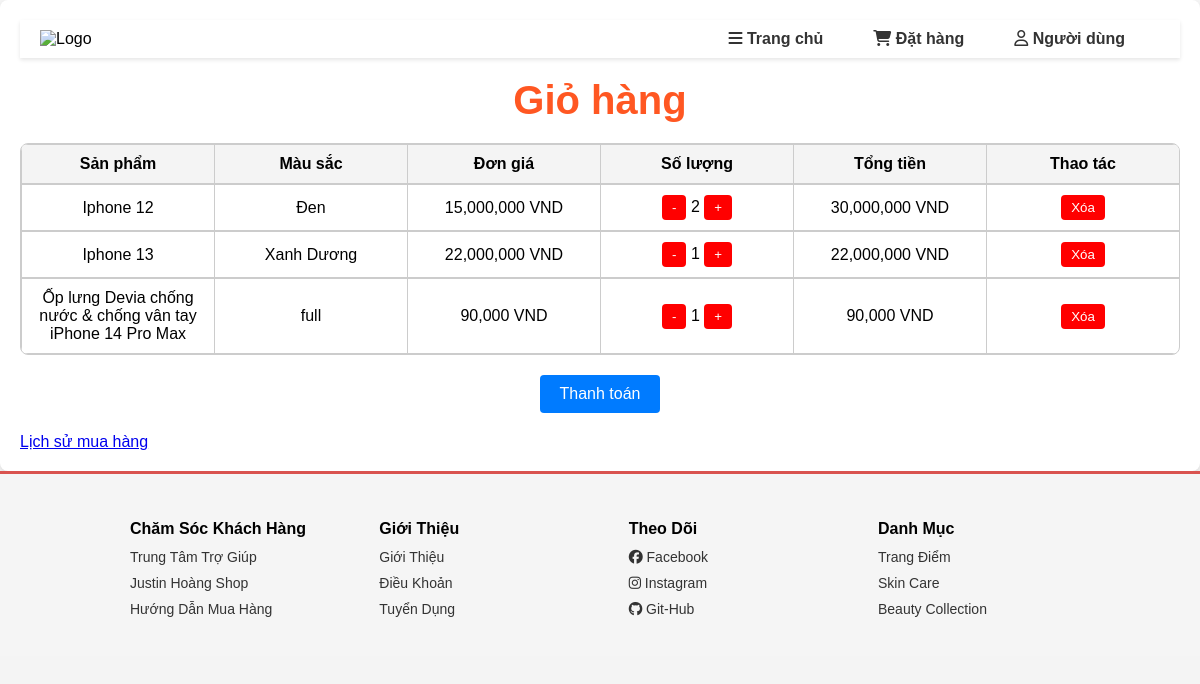
Page /views/order_process.php (signed in) on the committed database.
### tables this page shows
CREATE TABLE `cart` (
  `CartID` int(11) NOT NULL,
  `UserID` int(11) DEFAULT NULL,
  `ProductID` int(11) DEFAULT NULL,
  `Quantity` int(11) NOT NULL
);

CREATE TABLE `products` (
  `ProductID` int(11) NOT NULL,
  `Name` varchar(255) NOT NULL,
  `Color` varchar(50) DEFAULT NULL,
  `Price` decimal(10,2) NOT NULL,
  `Stock` int(11) DEFAULT 0,
  `Image` varchar(255) DEFAULT NULL,
  `Category` varchar(100) DEFAULT 'Uncategorized'
);

### views/order_process.php (the view, shortened to what this page needs)
<?php
include_once '../config/config.php';
$user_id = $_SESSION['user_id'] ?? null;
try {
    $sql = "SELECT c.CartID, c.ProductID, p.Name, c.Quantity, p.Price, p.Color
            FROM Cart c
            JOIN Products p ON c.ProductID = p.ProductID
            WHERE c.UserID = ?";
    $stmt = $conn->prepare($sql);
    $stmt->bind_param("i", $user_id);
    $stmt->execute();
    $result = $stmt->get_result();
    $cart_items = $result->fetch_all(MYSQLI_ASSOC);
} catch (Exception $e) {
    die("Lỗi hệ thống: " . htmlspecialchars($e->getMessage()));
}
?>
<!DOCTYPE html>
<html lang="vi">
<head>
    <link rel="stylesheet" href="/demo/assets/css/main.css">
    <link rel="stylesheet" href="https://cdnjs.cloudflare.com/ajax/libs/font-awesome/6.5.0/css/all.min.css">
</head>
<body>
    <div class="container">
        <header>
            <img src="https://th.bing.com/th/id/OIP.Fssk5m6e0R66ejp_qiFi5AHaHa?w=167&h=180&c=7&r=0&o=5&dpr=1.3&pid=1.7"
                alt="Logo" class="logo">
            <nav class="menu">
                <ul>
                    <li><a href="home.php"><i class="fa-solid fa-bars"></i> Trang chủ</a></li>
                    <?php if ($_SESSION['role'] === 'Member'): ?>
                        <li><a href="order_process.php"><i class="fa-solid fa-cart-shopping"></i> Đặt hàng</a></li>
                    <?php endif; ?>
                    <li><a href="user_login.php"><i class="fa-regular fa-user"></i> Người dùng</a></li>
                </ul>
            </nav>
        </header>
        <h1>Giỏ hàng</h1>
        <div class="order-list">
            <table id="orderTable">
                <thead>
                    <tr>
                        <th>Sản phẩm</th>
                        <th>Màu sắc</th>
                        <th>Đơn giá</th>
                        <th>Số lượng</th>
                        <th>Tổng tiền</th>
                        <th>Thao tác</th>
                    </tr>
                </thead>
                <tbody>
                    <?php foreach ($cart_items as $item): ?>
                        <tr data-id="<?= htmlspecialchars($item['CartID']) ?>">
                            <td><?= htmlspecialchars($item['Name']) ?></td>
                            <td><?= htmlspecialchars($item['Color']) ?></td>
                            <td><?= number_format($item['Price']) ?> VND</td>
                            <td>
                                <button class="update-quantity" data-change="-1">-</button>
                                <span><?= (int)$item['Quantity'] ?></span>
                                <button class="update-quantity" data-change="1">+</button>
                            </td>
                            <td><?= number_format($item['Price'] * $item['Quantity']) ?> VND</td>
                            <td><button class="delete-item">Xóa</button></td>
                        </tr>
                    <?php endforeach; ?>
                </tbody>
            </table>
        </div>
        <form id="checkoutForm" action="checkout.php" method="POST">
            <button type="submit" class="checkout-button">Thanh toán</button>
            <a href="order_history.php">Lịch sử mua hàng</a>
        </form>
    </div>
    <footer class="footer">
        <div class="grid">
            <div class="grid__row">
                <div class="grid__column-2-4">
                    <h3 class="footer__heading">Chăm Sóc Khách Hàng</h3>
                    <ul class="footer__list">
                        <li class="footer-item">
                            <a href="" class="footer-item__link">Trung Tâm Trợ Giúp</a>
                        </li>
                        <li class="footer-item">
                            <a href="" class="footer-item__link">Justin Hoàng Shop</a>
                        </li>
                        <li class="footer-item">
                            <a href="" class="footer-item__link">Hướng Dẫn Mua Hàng</a>
                        </li>
                    </ul>
                </div>
                <div class="grid__column-2-4">
                    <h3 class="footer__heading">Giới Thiệu</h3>
                    <ul class="footer__list">
                        <li class="footer-item">
                            <a href="" class="footer-item__link">Giới Thiệu</a>
                        </li>
                        <li class="footer-item">
                            <a href="" class="footer-item__link">Điều Khoản</a>
                        </li>
                        <li class="footer-item">
                            <a href="" class="footer-item__link">Tuyển Dụng</a>
                        </li>
                    </ul>
                </div>
                <div class="grid__column-2-4">
                    <h3 class="footer__heading">Theo Dõi</h3>
                    <ul class="footer__list">
                        <li class="footer-item">
                            <a href="" class="footer-item__icon footer-item__link">
                                <i class="fa-brands fa-facebook"></i>
                                Facebook
                            </a>
                        </li>
                        <li class="footer-item">
                            <a href="" class="footer-item__icon footer-item__link">
                                <i class="fa-brands fa-instagram"></i>
                                Instagram
                            </a>
                        </li>
                        <li class="footer-item">
                            <a href="" class="footer-item__icon footer-item__link">
                                <i class="fa-brands fa-github"></i>
                                Git-Hub
                            </a>
                        </li>
                    </ul>
                </div>
                <div class="grid__column-2-4">
                    <h3 class="footer__heading">Danh Mục</h3>
                    <ul class="footer__list">
                        <li class="footer-item">
                            <a href="" class="footer-item__link">Trang Điểm</a>
                        </li>
                        <li class="footer-item">
                            <a href="" class="footer-item__link">Skin Care</a>
                        </li>
                        <li class="footer-item">
                            <a href="" class="footer-item__link">Beauty Collection</a>
                        </li>
                    </ul>
                </div>
            </div>
        </div>
    </footer>
</body>
</html>

### assets/css/main.css (style rules this page uses)
body { font-family: Arial, sans-serif; margin: 0; padding: 0; background-color: #f4f4f4; }
.container { max-width: 100%; margin: auto; padding: 20px; background-color: #fff; border-radius: 8px; box-shadow: 0 2px 4px rgba(0, 0, 0, 0.1); }
header { background-color: #fff; box-shadow: 0 2px 4px rgba(0, 0, 0, 0.1); padding: 10px 20px; display: flex; align-items: center; justify-content: space-between; }
.logo { width: 100px; }
.menu ul { list-style-type: none; margin: 0; padding: 0; display: flex; }
.menu ul li { margin-right: 20px; }
.menu ul li a { text-decoration: none; color: #333; font-weight: bold; padding: 10px 15px; border-radius: 4px; transition: background-color 0.3s, color 0.3s; }
h1 { font-size: 2.5em; margin: 20px 0; color: #ff5722; text-align: center; }
.footer { background-color: #f5f5f5; padding: 20px 0; border-top: 3px solid #d9534f; }
.grid { width: 80%; margin: 0 auto; }
.grid__row { display: flex; justify-content: space-between; flex-wrap: wrap; }
.grid__column-2-4 { width: 20%; padding: 10px; }
.footer__heading { font-size: 16px; font-weight: bold; margin-bottom: 10px; }
.footer__list { list-style: none; padding: 0; margin: 0; }
.footer-item { margin-bottom: 8px; }
.footer-item__link { text-decoration: none; color: #333; font-size: 14px; transition: color 0.3s; }
.footer-item__icon { margin-right: 5px; font-size: 14px; }
.order-list { margin-top: 20px; border: 1px solid #ccc; border-radius: 8px; overflow: hidden; }
.order-list table { width: 100%; border-collapse: collapse; table-layout: fixed; }
.order-list th, .order-list td { padding: 10px; border: 1px solid #ccc; text-align: center; vertical-align: middle; }
.order-list th { background-color: #f4f4f4; }
.order-list tbody { display: table-row-group; max-height: unset; overflow-y: visible; }
.order-list thead, .order-list tbody tr { display: table; width: 100%; table-layout: fixed; }
.order-list button { padding: 5px 10px; background-color: #FF0000; color: #fff; border: none; border-radius: 4px; cursor: pointer; }
.checkout-button { margin-top: 20px; padding: 10px 20px; background-color: #007BFF; color: #fff; border: none; border-radius: 4px; cursor: pointer; font-size: 16px; display: block; margin: 20px auto; }

### rows in the picture
cart: ProductID.Name "Iphone 12", ProductID.Color "Đen", ProductID.Price "15,000,000", Quantity "2", $item['Price'] * $item['Quantity'] "30,000,000"
cart: ProductID.Name "Iphone 13", ProductID.Color "Xanh Dương", ProductID.Price "22,000,000", Quantity "1", $item['Price'] * $item['Quantity'] "22,000,000"
cart: ProductID.Name "Ốp lưng Devia chống nước & chống vân tay iPhone 14 Pro Max", ProductID.Color "full", ProductID.Price "90,000", Quantity "1", $item['Price'] * $item['Quantity'] "90,000"
